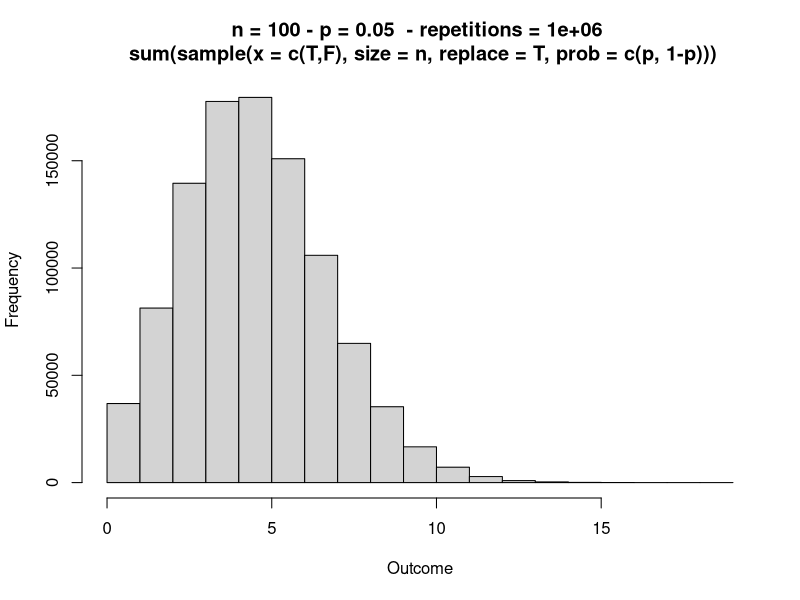

This chart was generated by the following R code:
rm(list = ls())
###############
# common parameters
n <- 100 # number of trials
p <- 0.05 # probability of true
pow <- 6
nTests <- 10^pow 
outcome <- vector(mode = "numeric", length = nTests)
# Internal repetition: repeating the random experiment
for (i in 1:nTests){
  # "local" experiment to be repeated
  # set.seed(38) # what happens if we put 
  # set.seed(<any number>) here?
  v1 <- sample(x = c(T,F), size = n, 
               replace = T, prob = c(p, 1-p))
  outcome[i] <- sum(v1)
} # for (i in 1:nTests)
histTitle = paste("n =", n, "- p =", p, " - repetitions =", nTests, "\n",
                "sum(sample(x = c(T,F), size = n, replace = T, prob = c(p, 1-p)))")
hist(outcome
     , main = histTitle
     , xlab = "Outcome"
)
outcomeDf <- as.data.frame(table(outcome))
aroundFactor <- .2
aroundMin <- n*p*(1-aroundFactor)
aroundMax <- n*p*(1+aroundFactor)
sum(outcomeDf$Freq[aroundMin <= as.integer(outcomeDf$outcome) & 
                     as.integer(outcomeDf$outcome) <= aroundMax])
###############
